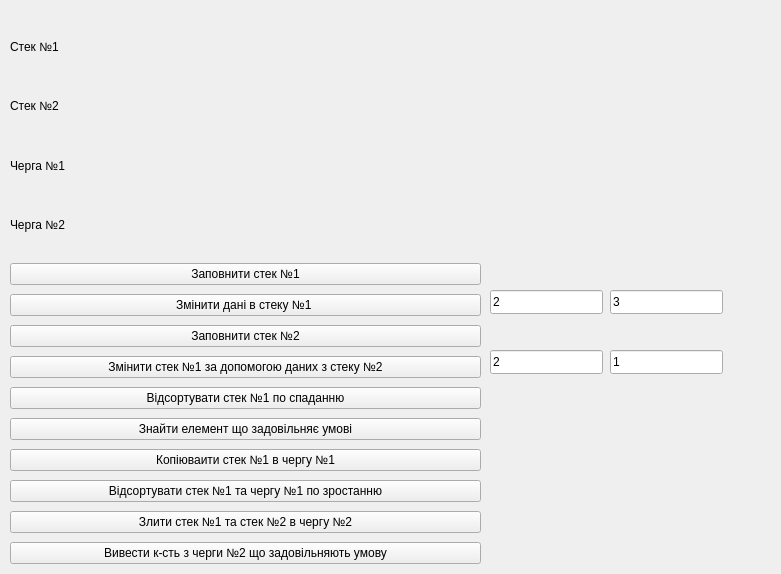
<?xml version="1.0" encoding="UTF-8"?>
<ui version="4.0">
 <class>MainWindow</class>
 <widget class="QMainWindow" name="MainWindow">
  <property name="geometry">
   <rect>
    <x>0</x>
    <y>0</y>
    <width>781</width>
    <height>574</height>
   </rect>
  </property>
  <property name="windowTitle">
   <string>MainWindow</string>
  </property>
  <widget class="QWidget" name="centralwidget">
   <widget class="QWidget" name="verticalLayoutWidget">
    <property name="geometry">
     <rect>
      <x>10</x>
      <y>20</y>
      <width>81</width>
      <height>231</height>
     </rect>
    </property>
    <layout class="QVBoxLayout" name="verticalLayout">
     <item>
      <widget class="QLabel" name="label">
       <property name="text">
        <string>Стек №1</string>
       </property>
      </widget>
     </item>
     <item>
      <widget class="QLabel" name="label_3">
       <property name="text">
        <string>Стек №2</string>
       </property>
      </widget>
     </item>
     <item>
      <widget class="QLabel" name="label_4">
       <property name="text">
        <string>Черга №1</string>
       </property>
      </widget>
     </item>
     <item>
      <widget class="QLabel" name="label_2">
       <property name="text">
        <string>Черга №2</string>
       </property>
      </widget>
     </item>
    </layout>
   </widget>
   <widget class="QWidget" name="verticalLayoutWidget_2">
    <property name="geometry">
     <rect>
      <x>100</x>
      <y>20</y>
      <width>669</width>
      <height>231</height>
     </rect>
    </property>
    <layout class="QVBoxLayout" name="verticalLayout_2">
     <item>
      <widget class="QLabel" name="stack1">
       <property name="text">
        <string/>
       </property>
      </widget>
     </item>
     <item>
      <widget class="QLabel" name="stack2">
       <property name="text">
        <string/>
       </property>
      </widget>
     </item>
     <item>
      <widget class="QLabel" name="queue1">
       <property name="text">
        <string/>
       </property>
      </widget>
     </item>
     <item>
      <widget class="QLabel" name="queue2">
       <property name="text">
        <string/>
       </property>
      </widget>
     </item>
    </layout>
   </widget>
   <widget class="QWidget" name="verticalLayoutWidget_3">
    <property name="geometry">
     <rect>
      <x>10</x>
      <y>260</y>
      <width>471</width>
      <height>311</height>
     </rect>
    </property>
    <layout class="QVBoxLayout" name="verticalLayout_3">
     <item>
      <widget class="QPushButton" name="b1">
       <property name="text">
        <string>Заповнити стек №1</string>
       </property>
      </widget>
     </item>
     <item>
      <widget class="QPushButton" name="b2">
       <property name="text">
        <string>Змінити дані в стеку №1 </string>
       </property>
      </widget>
     </item>
     <item>
      <widget class="QPushButton" name="b3">
       <property name="text">
        <string>Заповнити стек №2</string>
       </property>
      </widget>
     </item>
     <item>
      <widget class="QPushButton" name="b4">
       <property name="text">
        <string>Змінити стек №1 за допомогою даних з стеку №2</string>
       </property>
      </widget>
     </item>
     <item>
      <widget class="QPushButton" name="b5">
       <property name="text">
        <string>Відсортувати стек №1 по спаданню</string>
       </property>
      </widget>
     </item>
     <item>
      <widget class="QPushButton" name="b6">
       <property name="text">
        <string>Знайти елемент що задовільняє умові</string>
       </property>
      </widget>
     </item>
     <item>
      <widget class="QPushButton" name="b7">
       <property name="text">
        <string>Копіюваити стек №1 в чергу №1</string>
       </property>
      </widget>
     </item>
     <item>
      <widget class="QPushButton" name="b8">
       <property name="text">
        <string>Відсортувати стек №1 та чергу №1 по зростанню</string>
       </property>
      </widget>
     </item>
     <item>
      <widget class="QPushButton" name="b9">
       <property name="text">
        <string>Злити стек №1 та стек №2 в чергу №2</string>
       </property>
      </widget>
     </item>
     <item>
      <widget class="QPushButton" name="b10">
       <property name="text">
        <string>Вивести к-сть з черги №2 що задовільняють умову</string>
       </property>
      </widget>
     </item>
    </layout>
   </widget>
   <widget class="QLineEdit" name="b2_n">
    <property name="geometry">
     <rect>
      <x>490</x>
      <y>290</y>
      <width>113</width>
      <height>24</height>
     </rect>
    </property>
    <property name="text">
     <string>2</string>
    </property>
   </widget>
   <widget class="QLineEdit" name="b2_m">
    <property name="geometry">
     <rect>
      <x>610</x>
      <y>290</y>
      <width>113</width>
      <height>24</height>
     </rect>
    </property>
    <property name="text">
     <string>3</string>
    </property>
   </widget>
   <widget class="QLineEdit" name="b4_pos">
    <property name="geometry">
     <rect>
      <x>490</x>
      <y>350</y>
      <width>113</width>
      <height>24</height>
     </rect>
    </property>
    <property name="text">
     <string>2</string>
    </property>
   </widget>
   <widget class="QLineEdit" name="b4_n">
    <property name="geometry">
     <rect>
      <x>610</x>
      <y>350</y>
      <width>113</width>
      <height>24</height>
     </rect>
    </property>
    <property name="text">
     <string>1</string>
    </property>
   </widget>
   <widget class="QLabel" name="b6_res">
    <property name="geometry">
     <rect>
      <x>490</x>
      <y>420</y>
      <width>111</width>
      <height>16</height>
     </rect>
    </property>
    <property name="text">
     <string/>
    </property>
   </widget>
   <widget class="QLabel" name="b10_res">
    <property name="geometry">
     <rect>
      <x>490</x>
      <y>540</y>
      <width>111</width>
      <height>21</height>
     </rect>
    </property>
    <property name="text">
     <string/>
    </property>
   </widget>
  </widget>
 </widget>
 <resources/>
 <connections/>
</ui>
